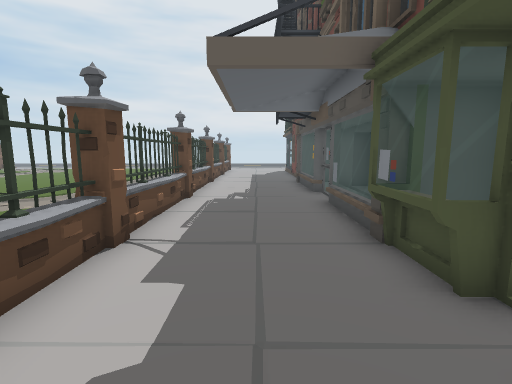
[1] (above)

24 first-person views from a walk through a scene from a Unity 3-D project. The camera is 1.5 m above the floor, tilts 8° down and sees 85° across. The floor is counted in squares, 1 m on a side. Each view is taken from the middle of a square. On the plan, view 1 faces up. The plan holds only what a view shows up to about 14 squares ahead; the rest is blank. The place goes on beyond the plan. The player character is not drawn. Some surface patterns are stand-ins.

[2]
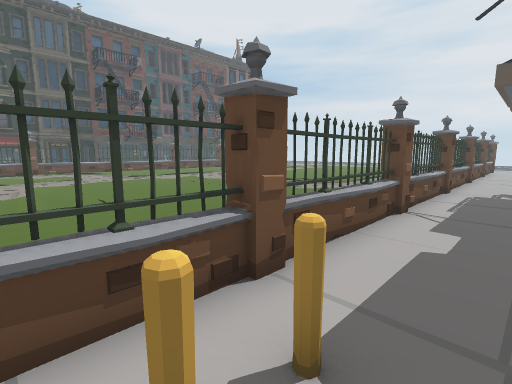

[3]
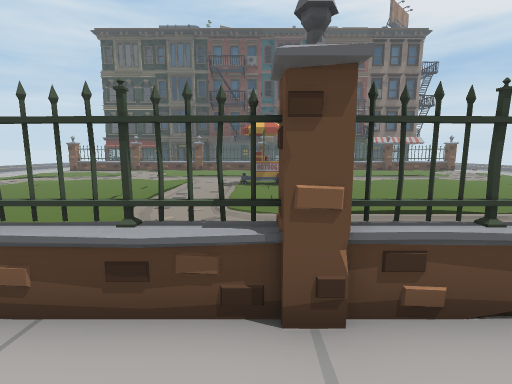

[4]
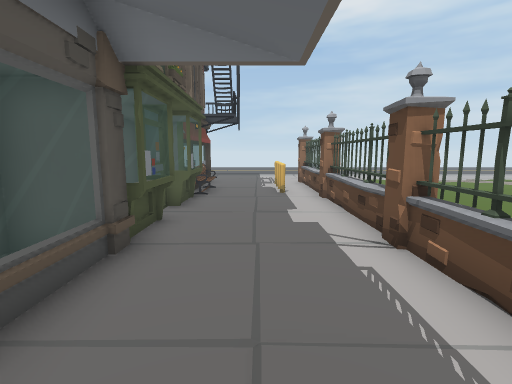

[5]
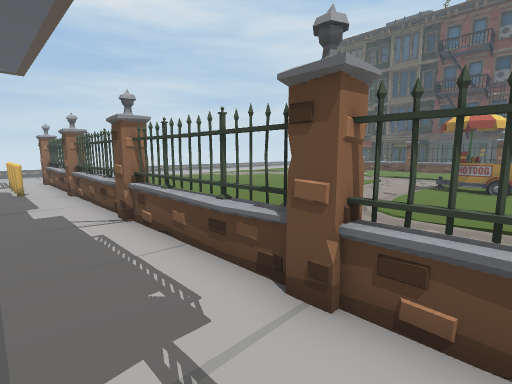

[6]
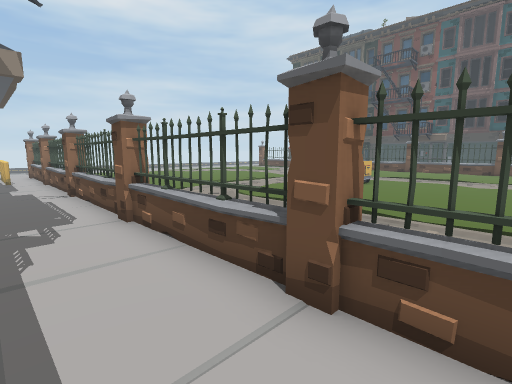

[7]
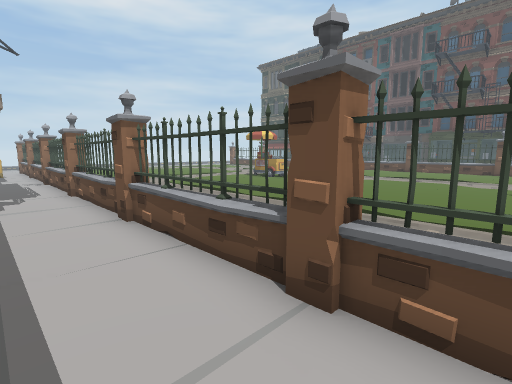

[8]
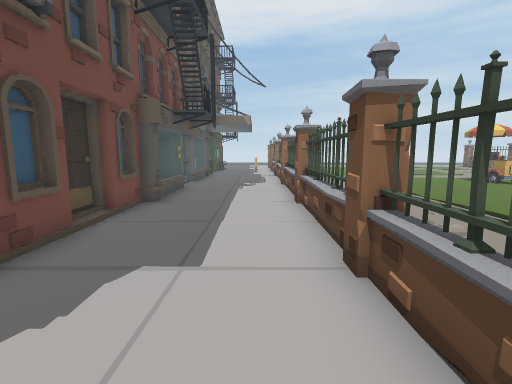

[9]
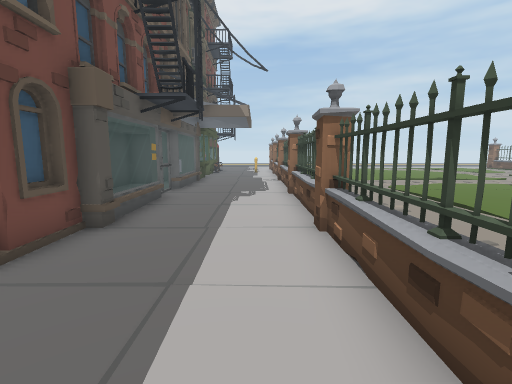

[10]
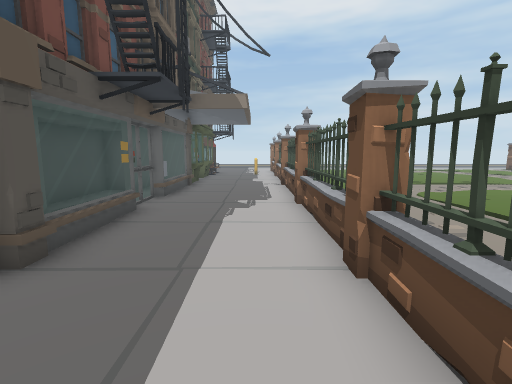

[11]
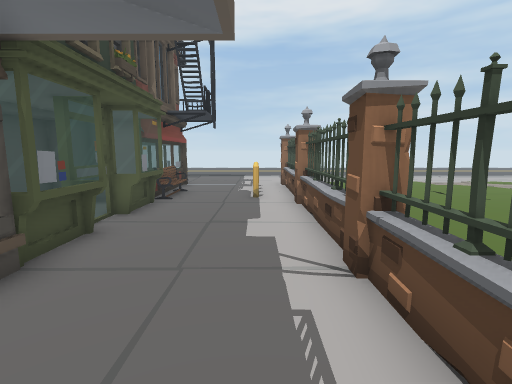

[12]
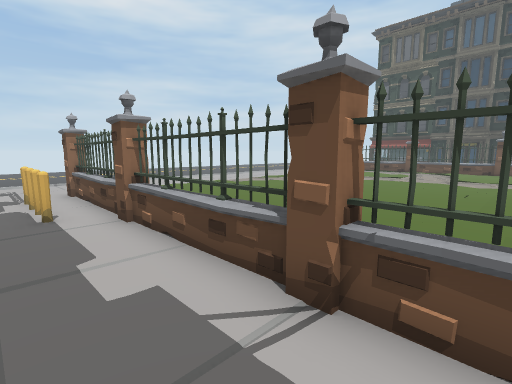

[13]
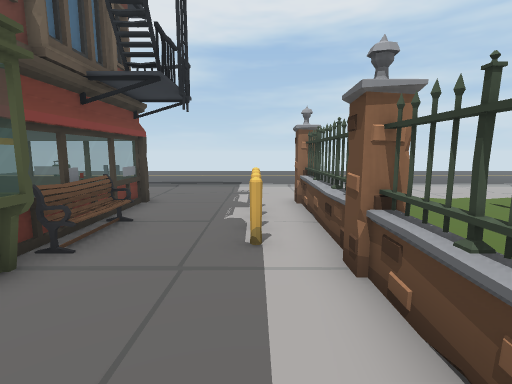

[14]
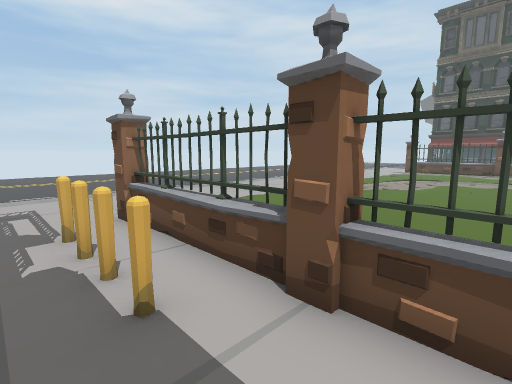

[15]
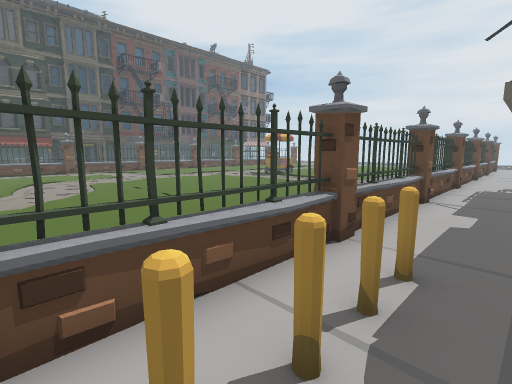

[16]
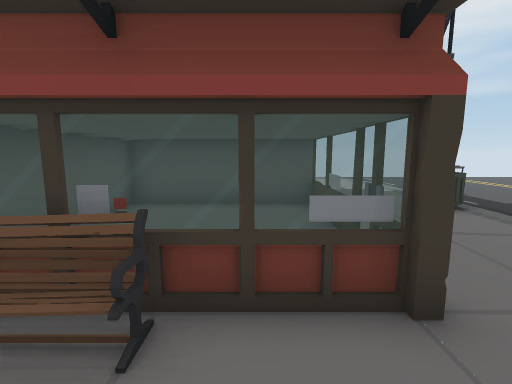

[17]
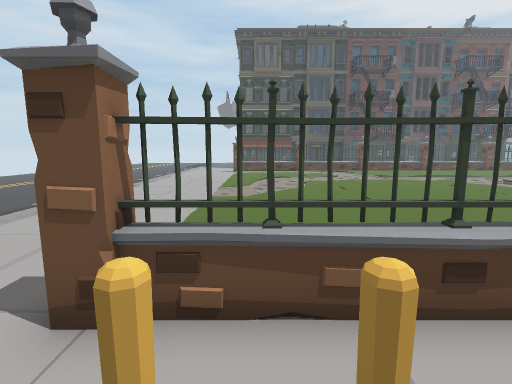

[18]
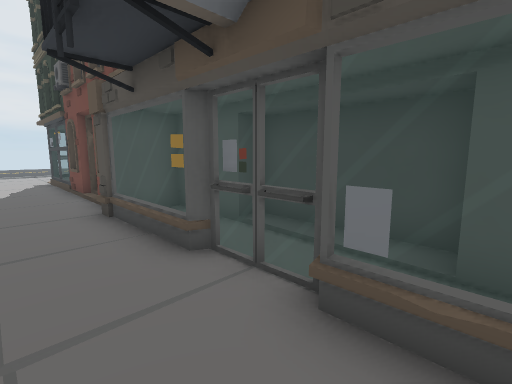

[19]
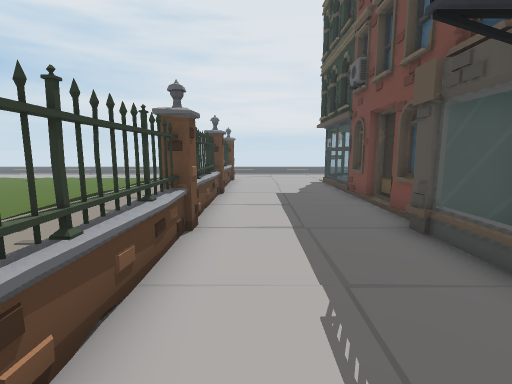

[20]
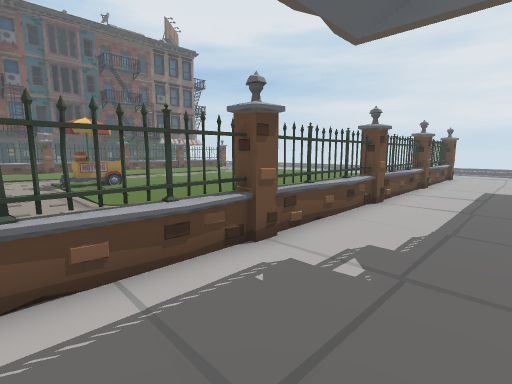

[21]
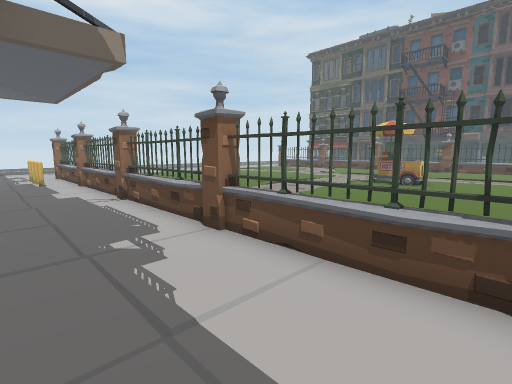

[22]
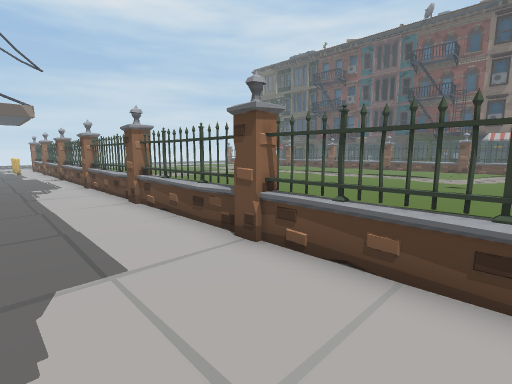

[23]
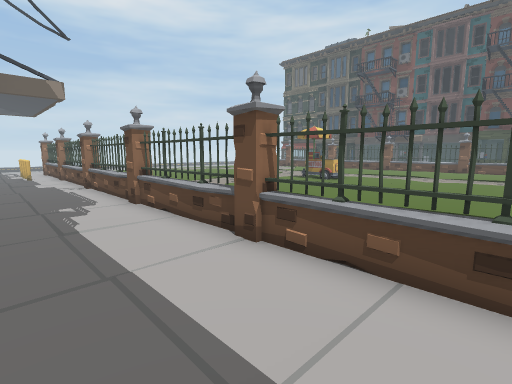

[24]
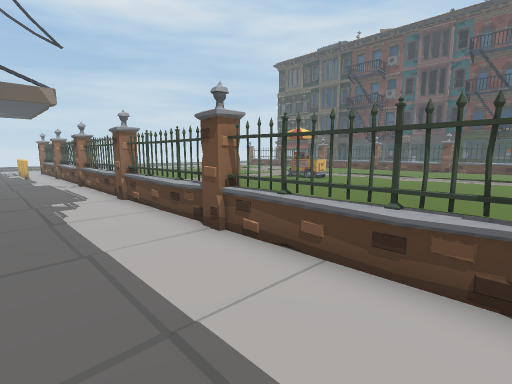

### Floor plan
Points are (right, up) in squares from view 1. A wall is a line through its corners. A room is listed if a view was taken in it or the views show most of it. See-through windows are left out.
Room 1 (views 1, 2, 3, 4, 5, 6, 7, 8, 9, 10, 11, 12, 13, 14, 15, 16, 17, 18, 19, 20, 21, 22, 23, 24)
walls: (-2.4, 6.1) (-2.4, 2.9); (-2.4, 11.1) (-2.4, 7.9); (-2.4, 1.1) (-2.4, -2.6); (-2.4, 16.1) (-2.4, 12.9); (2.4, 7.7) (2.4, 8.4); (2.1, 4.5) (2.1, 5) (3.7, 5) (3.7, 7.5); (2.6, 8.5) (2.6, 10.5); (2.4, 10.6) (2.2, 10.7); (-2.4, -4.4) (-2.4, -5.2); (-2.4, 21.1) (-2.4, 17.9); (2.6, 19.5) (2.6, 23.2); (2.6, -5.5) (2.6, -0.6)
low walls: (2.1, 8.4) (2.4, 8.5) (2.4, 10.6)
objects: other object (-13, 9) to (-12, 10); other object (-3, -3); fence (-3, -1); other object (-3, 2); fence (-3, 4); fence (-3, 9); fence (-3, 14); fence (-3, 19); fence (-2, -6); other object (-2, -4) to (-2, -3); pole (-1, -4) to (-1, -2); bench (2, -3) to (2, -1); other object (2, 14)
Room 2 (no view inside)
walls: (2.2, -5.5) (7.4, -5.5) (7.4, -0.7) (3.5, -0.7)
Room 3 (no view inside)
walls: (4.6, 8.5) (4.6, 11.5) (4, 11.5); (3.7, 7.5) (4.6, 7.5)
Room 4 (no view inside)
walls: (4.6, 7.5) (4.6, 8.5)

Where each view was taken, in squares from view 1:
view 1: 0 up, 0 right, facing up
view 2: 3 down, 0 right, facing up-left
view 3: 9 up, 0 right, facing left
view 4: 9 up, 0 right, facing down
view 5: 11 up, 0 right, facing down-left
view 6: 16 up, 0 right, facing down-left
view 7: 21 up, 0 right, facing down-left
view 8: 23 up, 1 left, facing down
view 9: 20 up, 1 left, facing down
view 10: 18 up, 1 left, facing down
view 11: 8 up, 1 left, facing down
view 12: 6 up, 0 right, facing down-left
view 13: 3 up, 1 left, facing down
view 14: 1 up, 0 right, facing down-left
view 15: 5 down, 0 right, facing up-left
view 16: 4 down, 0 right, facing right
view 17: 4 down, 0 right, facing left
view 18: 7 up, 0 right, facing up-right
view 19: 9 up, 1 left, facing up
view 20: 6 up, 1 right, facing up-left
view 21: 14 up, 1 right, facing down-left
view 22: 23 up, 1 right, facing down-left
view 23: 18 up, 1 right, facing down-left
view 24: 19 up, 1 right, facing down-left
